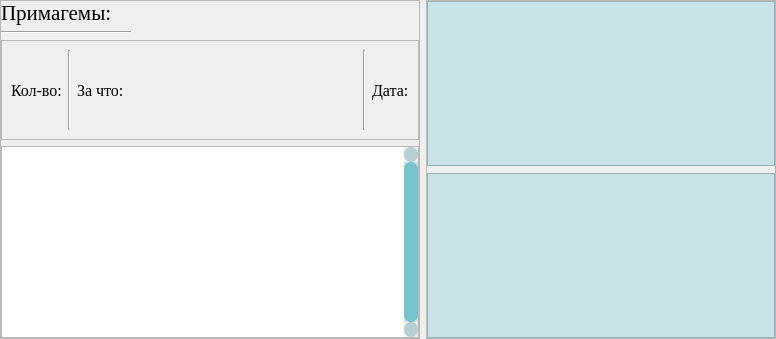
         <widget class="QWidget" name="page_2">
          <layout class="QHBoxLayout" name="horizontalLayout_12">
           <property name="leftMargin">
            <number>0</number>
           </property>
           <property name="topMargin">
            <number>0</number>
           </property>
           <property name="rightMargin">
            <number>0</number>
           </property>
           <property name="bottomMargin">
            <number>0</number>
           </property>
           <item>
            <widget class="QFrame" name="frame_17">
             <property name="frameShape">
              <enum>QFrame::StyledPanel</enum>
             </property>
             <property name="frameShadow">
              <enum>QFrame::Raised</enum>
             </property>
             <layout class="QVBoxLayout" name="verticalLayout_11">
              <property name="leftMargin">
               <number>0</number>
              </property>
              <property name="topMargin">
               <number>0</number>
              </property>
              <property name="rightMargin">
               <number>0</number>
              </property>
              <property name="bottomMargin">
               <number>0</number>
              </property>
              <item>
               <widget class="QLabel" name="label_13">
                <property name="font">
                 <font>
                  <family>Georgia</family>
                  <pointsize>16</pointsize>
                 </font>
                </property>
                <property name="text">
                 <string>Примагемы:</string>
                </property>
               </widget>
              </item>
              <item>
               <widget class="Line" name="line_9">
                <property name="maximumSize">
                 <size>
                  <width>130</width>
                  <height>16777215</height>
                 </size>
                </property>
                <property name="orientation">
                 <enum>Qt::Horizontal</enum>
                </property>
               </widget>
              </item>
              <item>
               <widget class="QFrame" name="frame_18">
                <property name="minimumSize">
                 <size>
                  <width>0</width>
                  <height>100</height>
                 </size>
                </property>
                <property name="frameShape">
                 <enum>QFrame::StyledPanel</enum>
                </property>
                <property name="frameShadow">
                 <enum>QFrame::Raised</enum>
                </property>
                <layout class="QHBoxLayout" name="horizontalLayout_13">
                 <item>
                  <widget class="QLabel" name="label_10">
                   <property name="maximumSize">
                    <size>
                     <width>81</width>
                     <height>16777215</height>
                    </size>
                   </property>
                   <property name="font">
                    <font>
                     <family>Georgia</family>
                     <pointsize>12</pointsize>
                    </font>
                   </property>
                   <property name="text">
                    <string>Кол-во:</string>
                   </property>
                  </widget>
                 </item>
                 <item>
                  <widget class="Line" name="line_6">
                   <property name="orientation">
                    <enum>Qt::Vertical</enum>
                   </property>
                  </widget>
                 </item>
                 <item>
                  <widget class="QLabel" name="label_11">
                   <property name="sizePolicy">
                    <sizepolicy hsizetype="Fixed" vsizetype="Preferred">
                     <horstretch>0</horstretch>
                     <verstretch>0</verstretch>
                    </sizepolicy>
                   </property>
                   <property name="minimumSize">
                    <size>
                     <width>280</width>
                     <height>0</height>
                    </size>
                   </property>
                   <property name="maximumSize">
                    <size>
                     <width>16777215</width>
                     <height>16777215</height>
                    </size>
                   </property>
                   <property name="font">
                    <font>
                     <family>Georgia</family>
                     <pointsize>12</pointsize>
                    </font>
                   </property>
                   <property name="text">
                    <string>За что:</string>
                   </property>
                  </widget>
                 </item>
                 <item>
                  <widget class="Line" name="line_7">
                   <property name="orientation">
                    <enum>Qt::Vertical</enum>
                   </property>
                  </widget>
                 </item>
                 <item>
                  <widget class="QLabel" name="label_12">
                   <property name="maximumSize">
                    <size>
                     <width>16777215</width>
                     <height>16777215</height>
                    </size>
                   </property>
                   <property name="font">
                    <font>
                     <family>Georgia</family>
                     <pointsize>12</pointsize>
                    </font>
                   </property>
                   <property name="text">
                    <string>Дата:</string>
                   </property>
                  </widget>
                 </item>
                </layout>
               </widget>
              </item>
              <item>
               <widget class="QListView" name="primos_view">
                <property name="font">
                 <font>
                  <family>Georgia</family>
                 </font>
                </property>
                <property name="styleSheet">
                 <string notr="true"> QScrollBar:vertical {
	border: none;
    background: rgb(199, 227, 232);
    width: 14px;
    margin: 15px 0 15px 0;
	border-radius: 0px;
 }

/*  HANDLE BAR VERTICAL */
QScrollBar::handle:vertical {	
	background-color: rgb(120, 193, 207);
	min-height: 30px;
	border-radius: 7px;
}
QScrollBar::handle:vertical:hover{	
	background-color:  rgb(133, 216, 230);
}
QScrollBar::handle:vertical:pressed {	
	background-color: rgb(112, 184, 195);
}

/* BTN TOP - SCROLLBAR */
QScrollBar::sub-line:vertical {
	border: none;
	background-color:  rgb(183, 208, 213);
	height: 15px;
	border-radius: 7px;
	subcontrol-position: top;
	subcontrol-origin: margin;
}
QScrollBar::sub-line:vertical:hover {	
	background-color: rgb(164, 213, 209);
}
QScrollBar::sub-line:vertical:pressed {	
	background-color: rgb(101, 183, 184);
}

/* BTN BOTTOM - SCROLLBAR */
QScrollBar::add-line:vertical {
	border: none;
	background-color: rgb(183, 208, 213);
	height: 15px;
	border-radius: 7px;
	subcontrol-position: bottom;
	subcontrol-origin: margin;
}
QScrollBar::add-line:vertical:hover {	
	background-color: rgb(164, 213, 209);
}
QScrollBar::add-line:vertical:pressed {	
	background-color: rgb(101, 183, 184);
}

/* RESET ARROW */
QScrollBar::up-arrow:vertical, QScrollBar::down-arrow:vertical {
	background: none;
}
QScrollBar::add-page:vertical, QScrollBar::sub-page:vertical {
	background: none;
}</string>
                </property>
                <property name="verticalScrollBarPolicy">
                 <enum>Qt::ScrollBarAlwaysOn</enum>
                </property>
                <property name="horizontalScrollBarPolicy">
                 <enum>Qt::ScrollBarAlwaysOff</enum>
                </property>
               </widget>
              </item>
             </layout>
            </widget>
           </item>
           <item>
            <widget class="QFrame" name="frame_14">
             <property name="minimumSize">
              <size>
               <width>350</width>
               <height>0</height>
              </size>
             </property>
             <property name="maximumSize">
              <size>
               <width>16777215</width>
               <height>16777215</height>
              </size>
             </property>
             <property name="frameShape">
              <enum>QFrame::StyledPanel</enum>
             </property>
             <property name="frameShadow">
              <enum>QFrame::Raised</enum>
             </property>
             <layout class="QVBoxLayout" name="verticalLayout_6">
              <property name="spacing">
               <number>7</number>
              </property>
              <property name="leftMargin">
               <number>0</number>
              </property>
              <property name="topMargin">
               <number>0</number>
              </property>
              <property name="rightMargin">
               <number>0</number>
              </property>
              <property name="bottomMargin">
               <number>0</number>
              </property>
              <item>
               <widget class="PlotWidget" name="prim_graphic_1">
                <property name="sizePolicy">
                 <sizepolicy hsizetype="Minimum" vsizetype="Minimum">
                  <horstretch>0</horstretch>
                  <verstretch>0</verstretch>
                 </sizepolicy>
                </property>
                <property name="minimumSize">
                 <size>
                  <width>0</width>
                  <height>0</height>
                 </size>
                </property>
                <property name="styleSheet">
                 <string notr="true">background-color: rgb(199, 227, 232);</string>
                </property>
                <property name="frameShape">
                 <enum>QFrame::StyledPanel</enum>
                </property>
                <property name="frameShadow">
                 <enum>QFrame::Raised</enum>
                </property>
               </widget>
              </item>
              <item>
               <widget class="PlotWidget" name="prim_graphic_2">
                <property name="sizePolicy">
                 <sizepolicy hsizetype="Minimum" vsizetype="Minimum">
                  <horstretch>0</horstretch>
                  <verstretch>0</verstretch>
                 </sizepolicy>
                </property>
                <property name="styleSheet">
                 <string notr="true">background-color: rgb(199, 227, 232);</string>
                </property>
                <property name="frameShape">
                 <enum>QFrame::StyledPanel</enum>
                </property>
                <property name="frameShadow">
                 <enum>QFrame::Raised</enum>
                </property>
               </widget>
              </item>
             </layout>
            </widget>
           </item>
          </layout>
         </widget>
